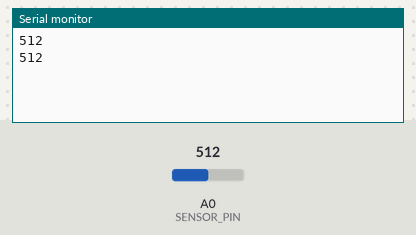
Recording of a sketch running on a simulated Arduino Uno, built with avr-gcc and run on an emulated ATmega328P. Parts: the last lines printed to the serial monitor. The test bench sets the inputs (shaded band); at power-on: A0 (SENSOR_PIN) = 512.

Above: at 1.8 s.
1.9 s: A0 (SENSOR_PIN) set to 716
At 2.8 s:
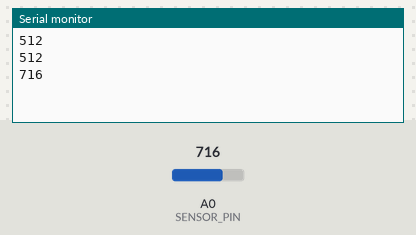
3.4 s: A0 (SENSOR_PIN) set to 900
At 4.8 s:
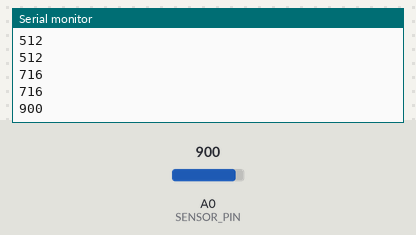
Timing chart, 0 to 6.4 s (numbered marks = the images above; inputs shaded):
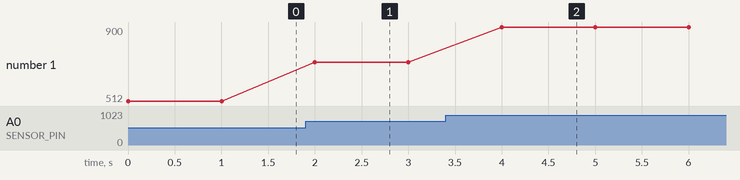

The sketch:

analog_reading.ino
```cpp
#define SENSOR_PIN A0
void setup() {
  // put your setup code here, to run once:
pinMode(SENSOR_PIN, INPUT);
Serial.begin(9600);

}

void loop() {
  // put your main code here, to run repeatedly:
long i= analogRead(SENSOR_PIN);

Serial.println(i);


delay(1000);
}
```

Measured:
- after the input at 1.9 s, the serial monitor: prints a new line after 0.10 s (image 1)
- after the input at 3.4 s, the serial monitor: prints a new line after 0.60 s (image 2)
- plotted number 1: 512 → 716 after the input at 1.9 s, 716 → 900 after the input at 3.4 s
